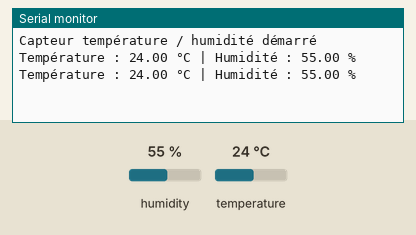
Recording of a sketch running on a simulated Arduino Uno, built with avr-gcc and run on an emulated ATmega328P. Shown: the last lines printed to the serial monitor. The test bench sets the inputs (shaded band); at power-on: humidity 55 %, temperature 24 °C.

Above: at 2.8 s.
2.9 s: humidity set to 22 %
At 5.1 s:
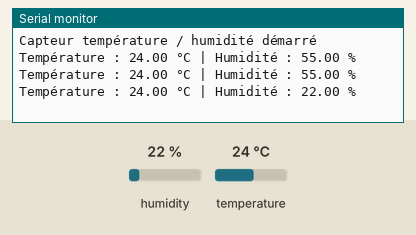
5.6 s: temperature set to 12 °C
At 6.8 s:
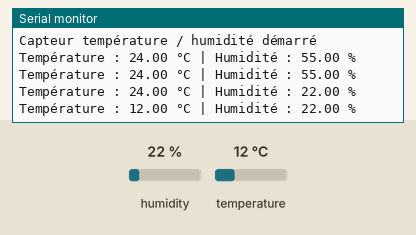
8.3 s: humidity set to 40 %
At 11.6 s:
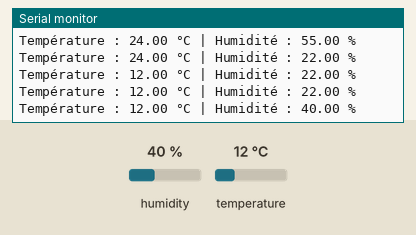
Timing chart, 0 to 13.1 s (numbered marks = the images above; inputs shaded):
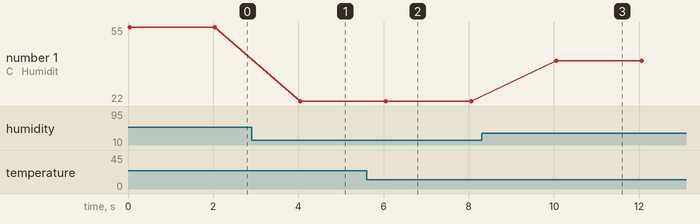

The sketch:

Futurkawa_humidit__temp.ino
```cpp
#include <DHT.h>

#define DHTPIN 2      // Broche DATA du capteur
#define DHTTYPE DHT22 // Remplacer par DHT11 si besoin

DHT dht(DHTPIN, DHTTYPE);

void setup() {
  Serial.begin(9600);
  dht.begin();

  Serial.println("Capteur température / humidité démarré");
}

void loop() {
  float humidite = dht.readHumidity();
  float temperature = dht.readTemperature();

  if (isnan(humidite) || isnan(temperature)) {
    Serial.println("Erreur de lecture du capteur !");
    delay(2000);
    return;
  }

  Serial.print("Température : ");
  Serial.print(temperature);
  Serial.print(" °C | Humidité : ");
  Serial.print(humidite);
  Serial.println(" %");

  delay(2000);
}
```

Measured:
- after the input at 2.9 s, the serial monitor: prints a new line after 1.1 s (image 1)
- after the input at 5.6 s, the serial monitor: prints a new line after 0.45 s (image 2)
- after the input at 8.3 s, the serial monitor: prints a new line after 1.8 s (image 3)
- plotted number 1: 55 → 22 after the input at 2.9 s, 22 → 40 after the input at 8.3 s
